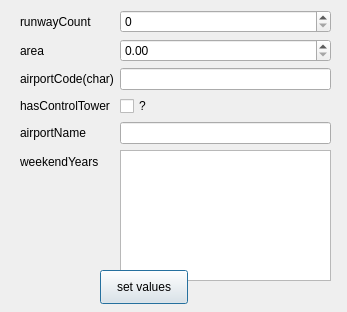
<?xml version="1.0" encoding="UTF-8"?>
<ui version="4.0">
 <class>Dialog</class>
 <widget class="QDialog" name="Dialog">
  <property name="geometry">
   <rect>
    <x>0</x>
    <y>0</y>
    <width>347</width>
    <height>312</height>
   </rect>
  </property>
  <property name="windowTitle">
   <string>Dialog</string>
  </property>
  <widget class="QWidget" name="layoutWidget">
   <property name="geometry">
    <rect>
     <x>20</x>
     <y>10</y>
     <width>311</width>
     <height>271</height>
    </rect>
   </property>
   <layout class="QFormLayout" name="formLayout">
    <item row="1" column="0">
     <widget class="QLabel" name="label_2">
      <property name="text">
       <string>area</string>
      </property>
     </widget>
    </item>
    <item row="2" column="0">
     <widget class="QLabel" name="label_3">
      <property name="text">
       <string>airportCode(char)</string>
      </property>
     </widget>
    </item>
    <item row="2" column="1">
     <widget class="QLineEdit" name="lineEdit"/>
    </item>
    <item row="3" column="0">
     <widget class="QLabel" name="label_4">
      <property name="text">
       <string>hasControlTower</string>
      </property>
     </widget>
    </item>
    <item row="4" column="0">
     <widget class="QLabel" name="label_5">
      <property name="text">
       <string>airportName</string>
      </property>
     </widget>
    </item>
    <item row="4" column="1">
     <widget class="QLineEdit" name="lineEdit_5"/>
    </item>
    <item row="5" column="0">
     <widget class="QLabel" name="label_6">
      <property name="text">
       <string>weekendYears</string>
      </property>
     </widget>
    </item>
    <item row="0" column="0">
     <widget class="QLabel" name="label">
      <property name="text">
       <string>runwayCount</string>
      </property>
     </widget>
    </item>
    <item row="0" column="1">
     <widget class="QSpinBox" name="spinBox"/>
    </item>
    <item row="1" column="1">
     <widget class="QDoubleSpinBox" name="doubleSpinBox"/>
    </item>
    <item row="3" column="1">
     <widget class="QCheckBox" name="checkBox">
      <property name="text">
       <string>?</string>
      </property>
     </widget>
    </item>
    <item row="5" column="1">
     <widget class="QPlainTextEdit" name="plainTextEdit"/>
    </item>
   </layout>
  </widget>
  <widget class="QPushButton" name="pushButton">
   <property name="geometry">
    <rect>
     <x>100</x>
     <y>270</y>
     <width>88</width>
     <height>34</height>
    </rect>
   </property>
   <property name="text">
    <string>set values</string>
   </property>
  </widget>
 </widget>
 <resources/>
 <connections/>
</ui>
